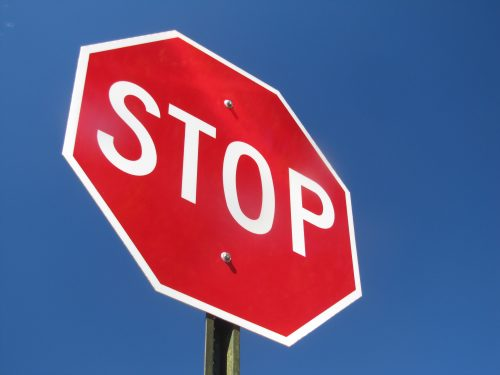
#> input picture 06_regiones/stop.jpg, 500 x 375 px
$ jupyter execute 01_esquinas_de_Harris.ipynb   (shell and % lines are left out)
#> lines starting #> are read from the running program, lines starting #| are printed output that depends on the picture; after the words box and inside, x2 and y2 are one past the last pixel; in counts of white or black regions, pixels touching at a corner belong together
# Puntos característicos

[cell 1]
import matplotlib.pyplot as plt
import matplotlib.image as mpimg
import numpy as np
import cv2

[cell 2]
import cv2
import numpy as np

filename = '../06_regiones/stop.jpg'
img = cv2.imread(filename)
#> img is the input picture: shape (375, 500, 3); mean B, G, R 132.5, 90.2, 105.9
gray = cv2.cvtColor(img,cv2.COLOR_BGR2GRAY)
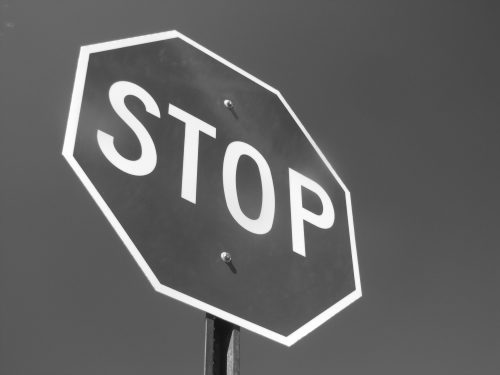
#> gray: shape (375, 500); min 18, max 255, mean 99.7
plt.imshow(gray, cmap='gray')

[cell 3]
#
gray = np.float32(gray)
dst = cv2.cornerHarris(gray,2,3,0.04)
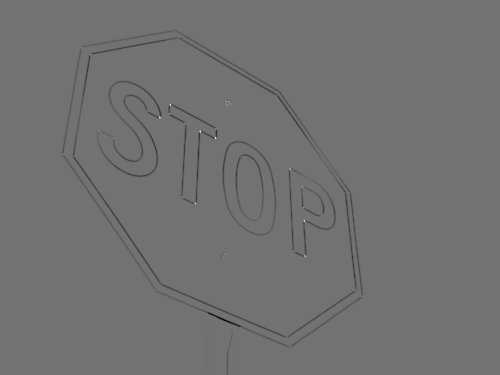
#> dst: shape (375, 500) float32; min -33968644, max 42001324, mean -265608.3; drawn with min black and max white

#result is dilated for marking the corners, not important
dst = cv2.dilate(dst,None)
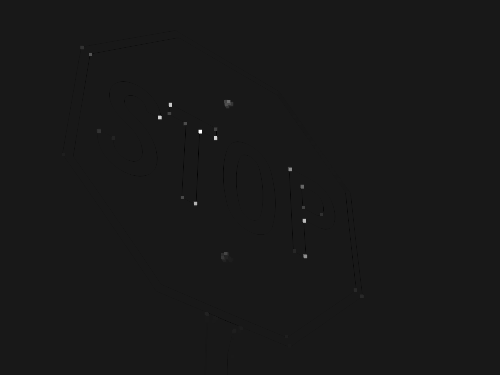
#> dst: shape (375, 500) float32; min -4408121.5, max 42001324, mean 18172; drawn with min black and max white

# Threshold for an optimal value, it may vary depending on the image.
img[dst>0.01*dst.max()]=[0,255,50]
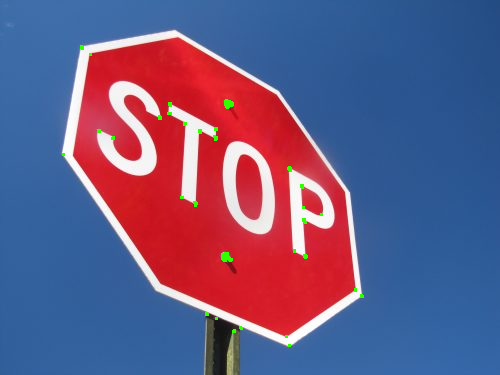
#> img: shape (375, 500, 3); 0.33% of pixels changed, all inside (x1, y1, x2, y2) = (62, 45, 364, 347)

plt.figure(figsize=(15,15))
plt.imshow(cv2.cvtColor(img,cv2.COLOR_BGR2RGB))
